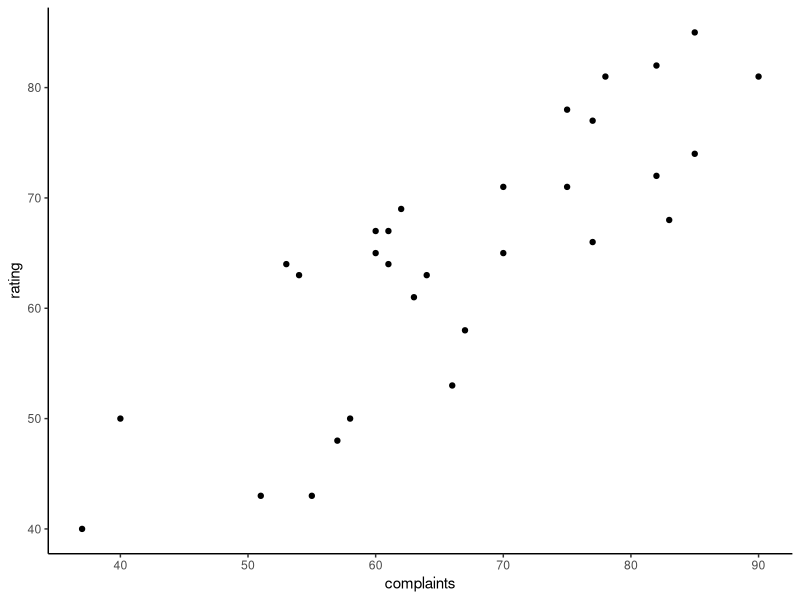

Generate this figure with R:
## ---- chunk 1
library(tidyverse)
## ---- chunk 2
help("attitude")

dat <- attitude
## ---- chunk 3

ggplot(attitude,  
 aes(x = complaints, y = rating)) +
 geom_point() +
 theme_classic()


# positive as when complaint handling is more positive, ratings increase 
## ---- chunk 4
reg <- lm(rating ~ complaints, attitude)

summary(reg)
## ---- chunk 5
# there is a significantly positive relation between positive handling of complaints and rating
## ---- chunk 6
# rating would increase by

coef(reg)[2]*3
## ---- chunk 7
attitude_std <- data.frame(scale(attitude))

reg_std <- lm(rating ~ complaints, attitude_std)

summary(reg_std)

# intercept is now 0 and the slope is now .83. Everything else remains the same.
## ---- chunk 8
# we would expect ratings to be
coef(reg_std)[2]*-1
## ---- chunk 9

mean_rtg <- mean(attitude$rating) 
sd_rtg <- sd(attitude$rating)


# the formula to do so is Mean + (SD_rating*predicted_y_value_std)

mean_rtg + (sd_rtg * (coef(reg_std)[2]*-1))


# this is because -.83 stands for "-.83 standard deviations below the mean of rating", which is   54.56 in unstandardized units.

# for IQ it would be 100 + (15*-.83) = 87.55

## ---- chunk 10
mean_cmpl <- mean(attitude$complaints) 
sd_cmpl <- sd(attitude$complaints)

# simpler here because we just need to multiply by -1 because we are "one standard deviation below the average complaint handling" 

X_value <- mean_cmpl + (sd_cmpl * -1)

coef(reg)[1] + coef(reg)[2]*X_value
## ---- chunk 11


# we specify vector as the only function argument

mean_function <- function(vector){
  
  mean <- sum(vector)/length(vector)
  
  return(mean)
}


# now we can call our function and input a vector

x <- c(1, 2, 4, 5, 6)

mean_function(vector = x)

## ---- chunk 12
mean(x)
## ---- chunk 13
mean_function_2 <- function(ice_cream){
  
  name_doesnotmatter <- sum(ice_cream)/length(ice_cream)
  
  return(name_doesnotmatter)
}

# will produce the same exact output
mean_function_2(x)
## ---- chunk 14
x <- c(1,5,66,7,4,3,2)
sd(x)
## ---- chunk 15

sd_function <- function(x){
  
  sd <- sqrt(sum((x - mean(x))^2)/(length(x)-1))
  
  return(sd)
}

sd_function(x)
